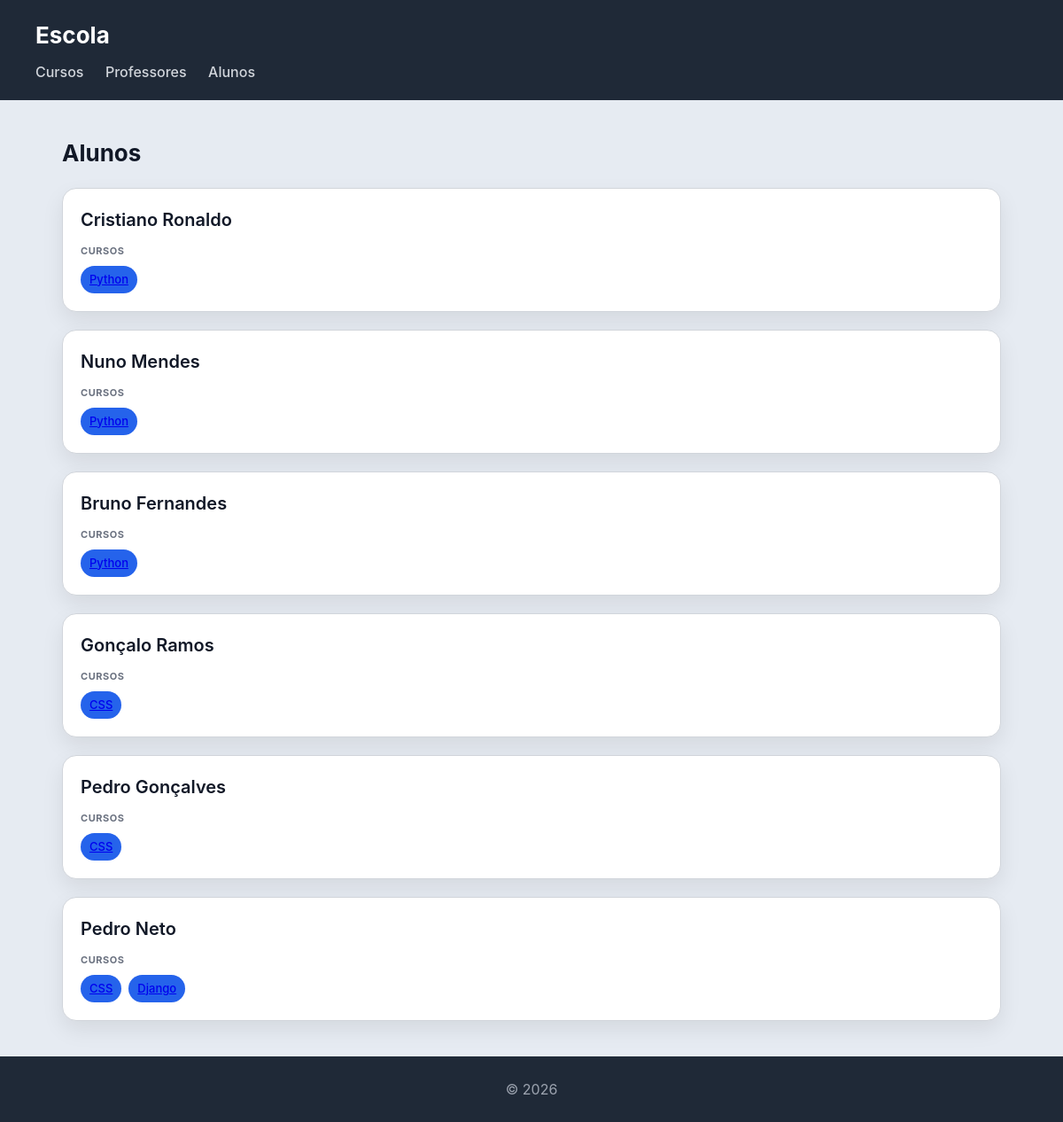
The page /escola/alunos/ on the database its author committed.
### escola/models.py (models this page shows)
class Aluno(models.Model):
    nome = models.CharField(max_length=100)
    numero = models.CharField(max_length=20, unique=True)
    def __str__(self):
        return self.nome

class Curso(models.Model):
    nome = models.CharField(max_length=100)
    imagem = models.ImageField(upload_to='cursos/')
    professor = models.ForeignKey(Professor, on_delete=models.CASCADE, related_name='cursos')
    alunos = models.ManyToManyField(Aluno, related_name='cursos')
    def __str__(self):
        return self.nome

### escola/views.py (the view)
# urls.py: path('alunos/', views.alunos_view, name="alunos"),
def alunos_view(request):
    alunos = Aluno.objects.prefetch_related('cursos').all()
    return render(request, 'escola/alunos.html', {'alunos': alunos})

### escola/templates/escola/alunos.html
{% extends "escola/base.html" %}
{% block content %}
<h2>Alunos</h2>
<section>
    {% for aluno in alunos %}
    <article>
        <header>
            <h3>{{ aluno }}</h3>
        </header>
        <section>
            <h4>Cursos</h4>
            <ul>
                {% for curso in aluno.cursos.all %}
                    <li>
                        <a href="{% url 'curso' curso.id %}">{{ curso }}</a>
                    </li>
                {% empty %}
                    <li>Sem cursos inscritos</li>
                {% endfor %}
            </ul>
        </section>
    </article>
    {% endfor %}
</section>
{% endblock %}

### escola/static/escola/styles.css (style rules this page uses)
* { box-sizing: border-box; margin: 0; padding: 0; }
body { font-family: "Inter", "Segoe UI", system-ui, -apple-system, sans-serif; background: #e6ebf2; color: #111827; line-height: 1.5; }
h2 { margin-bottom: 20px; font-size: 26px; }
section > article { background: white; padding: 20px; border-radius: 16px; border: 1px solid #d1d5db; box-shadow: 0 10px 25px rgba(0,0,0,0.08); transition: all 0.25s ease; margin-bottom: 20px; }
article > header { margin-bottom: 12px; }
article > header > h3 { font-size: 20px; font-weight: 600; margin-bottom: 4px; }
article > section { margin-top: 10px; }
article > section > h4 { font-size: 11px; text-transform: uppercase; color: #6b7280; margin-bottom: 8px; letter-spacing: 0.05em; }
article > section > ul { list-style: none; display: flex; flex-wrap: wrap; gap: 8px; }
article > section > ul > li { background: #2563eb; color: white; padding: 6px 10px; border-radius: 999px; font-size: 13px; font-weight: 500; }

### rows shown on the page
Aluno: nome "Cristiano Ronaldo"
Curso: nome "Python"
Aluno: nome "Nuno Mendes"
Aluno: nome "Bruno Fernandes"
Aluno: nome "Gonçalo Ramos"
Curso: nome "CSS"
Aluno: nome "Pedro Gonçalves"
Aluno: nome "Pedro Neto"
Curso: nome "Django"
